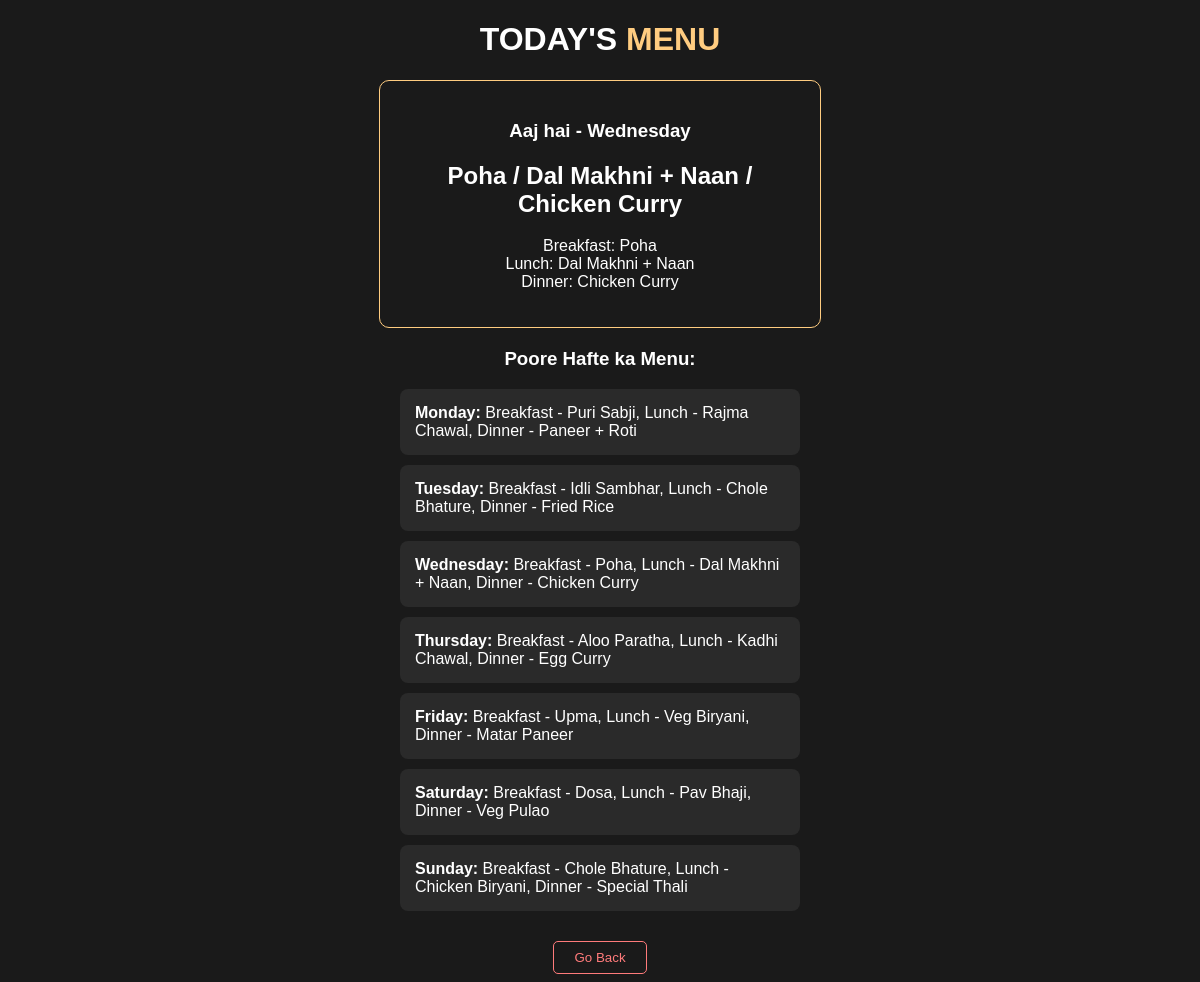
/menu (signed in), run on the app's committed database.
### tables this page shows
CREATE TABLE menus (day VARCHAR(20) PRIMARY KEY, breakfast VARCHAR(100), lunch VARCHAR(100), dinner VARCHAR(100));

### app.py (the view)
@app.route('/menu')
def menu():
    if 'student' not in session and 'admin' not in session:
        return redirect('/login')
    db = get_db_connection()
    sqlite = is_sqlite_conn(db)
    cur = db.cursor()
    cur.execute("SELECT * FROM menus")
    rows = cur.fetchall()
    cur.close()
    db.close()
    order = ['Monday','Tuesday','Wednesday','Thursday','Friday','Saturday','Sunday']
    rows = sorted(rows, key=lambda x: order.index(x[0] if not sqlite else x['day']) if (x[0] if not sqlite else x['day']) in order else 99)
    weekly_menu = {row[0] if not sqlite else row['day']: {"breakfast": row[1] if not sqlite else row['breakfast'], "lunch": row[2] if not sqlite else row['lunch'], "dinner": row[3] if not sqlite else row['dinner']} for row in rows}
    today_name = datetime.now(ZoneInfo("Asia/Kolkata")).strftime("%A")
    today_menu = weekly_menu.get(today_name)
    name = session.get('username', 'Admin').capitalize() if 'student' in session else 'Admin'
    return render_template('menu.html', today_name=today_name, today_menu=today_menu, full_menu=weekly_menu, user=name)

### app.py (called while the page is built)
def is_sqlite_conn(db):
    return isinstance(db, sqlite3.Connection)

### templates/menu.html (shortened to what this page needs)
<!DOCTYPE html>
<html>
<head>
<link rel="stylesheet" href="{{ url_for('static', filename='css/menu.css') }}">
</head>
<body>
<h1>TODAY'S <span>MENU</span></h1>
<div class="box">
<h3>Aaj hai - {{ today_name }}</h3>
<h2>{{ today_menu['breakfast'] }} / {{ today_menu['lunch'] }} / {{ today_menu['dinner'] }}</h2>
<p>Breakfast: {{ today_menu['breakfast'] }}<br>
Lunch: {{ today_menu['lunch'] }}<br>
Dinner: {{ today_menu['dinner'] }}</p>
</div>
<h3>Poore Hafte ka Menu:</h3>
<div style="width: 400px; margin: auto;">
{% for day, meals in full_menu.items() %}
<div class="card">
<strong>{{ day }}:</strong> Breakfast - {{ meals['breakfast'] }}, Lunch - {{ meals['lunch'] }}, Dinner - {{ meals['dinner'] }}
</div>
{% endfor %}
</div>
<a href="/"><button>Go Back</button></a>
</body>
</html>

### static/css/menu.css (style rules this page uses)
body { background: #1a1a1a; color: white; font-family: sans-serif; text-align: center; }
.box { border: 1px solid #ffcc80; padding: 20px; width: 400px; margin: 20px auto; border-radius: 10px; }
h1 span { color: #ffcc80; }
.card { background: #2a2a2a; padding: 15px; margin: 10px 0; border-radius: 8px; text-align: left; }
button { border: 1px solid #ff7b7b; background: transparent; color: #ff7b7b; padding: 8px 20px; border-radius: 5px; margin-top: 20px; cursor: pointer; }

### data on the page
menus: day "Wednesday", breakfast "Poha", lunch "Dal Makhni + Naan", dinner "Chicken Curry"
menus: day "Monday", breakfast "Puri Sabji", lunch "Rajma Chawal", dinner "Paneer + Roti"
menus: day "Tuesday", breakfast "Idli Sambhar", lunch "Chole Bhature", dinner "Fried Rice"
menus: day "Thursday", breakfast "Aloo Paratha", lunch "Kadhi Chawal", dinner "Egg Curry"
menus: day "Friday", breakfast "Upma", lunch "Veg Biryani", dinner "Matar Paneer"
menus: day "Saturday", breakfast "Dosa", lunch "Pav Bhaji", dinner "Veg Pulao"
menus: day "Sunday", breakfast "Chole Bhature", lunch "Chicken Biryani", dinner "Special Thali"
